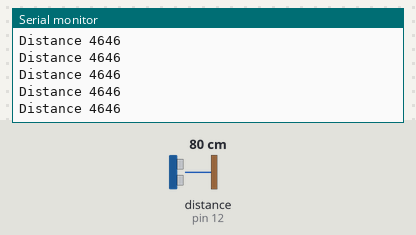
This sketch was run on a simulated Arduino Uno, built with avr-gcc and run on an emulated ATmega328P. Parts: the last lines printed to the serial monitor. Wiring (inferred from the names in the program): ultrasonic range finder: trigger pin 11; echo pin 12. Inputs (shaded band) come from the test bench; at power-on: distance to the obstacle (sensor on pin 12) 80 cm. The echo pulse lasts 58.3 µs per cm.

Above: at 1.2 s.
1.3 s: distance to the obstacle (sensor on pin 12) set to 2 cm
At 2.3 s:
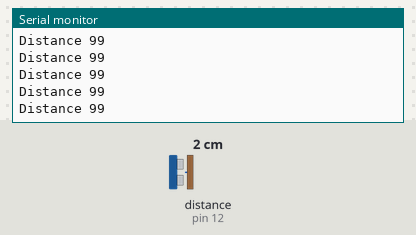
4.3 s: distance to the obstacle (sensor on pin 12) set to 18 cm
At 5.4 s:
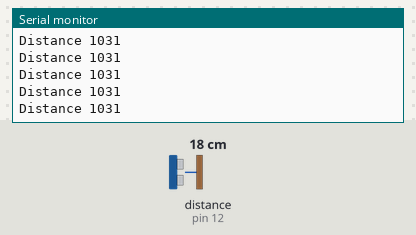
7.3 s: distance to the obstacle (sensor on pin 12) set to 299 cm
At 7.8 s:
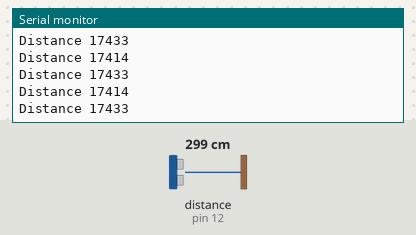
10.3 s: distance to the obstacle (sensor on pin 12) set to 250 cm
At 11.4 s:
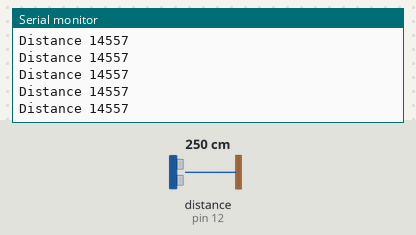
Timing chart, 0 to 13.3 s (numbered marks = the images above; inputs shaded):
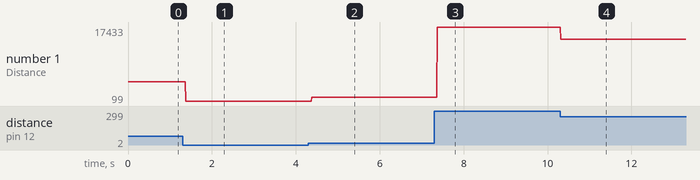

Measured:
- after the input at 1.3 s, the serial monitor: prints a new line after 0.08 s (image 1)
- after the input at 4.3 s, the serial monitor: prints a new line after 0.08 s (image 2)
- after the input at 7.3 s, the serial monitor: prints a new line after 0.07 s (image 3)
- after the input at 10.3 s, the serial monitor: prints a new line at once (image 4)
- plotted number 1: 4646 → 99 after the input at 1.3 s, 99 → 1031 after the input at 4.3 s, 1031 → 17433 after the input at 7.3 s, 17433 → 14557 after the input at 10.3 s

The sketch:

sketch.ino
```cpp
const int triggerPin = 11;
const int echoPin = 12;

unsigned long distance;

void setup()
{
    //set the trigger pin as output
    pinMode(triggerPin, OUTPUT);
    //set the echo pin as input
    pinMode(echoPin, INPUT);
    //USB communication to PC
    Serial.begin(9600);
}

void loop()
{
    //send a LOW value to ensure clean trigger on high
    digitalWrite(triggerPin, LOW);
    delayMicroseconds(2);

    //Set the trigger pin to HIGH value for 10micros
    digitalWrite(triggerPin, HIGH);
    delayMicroseconds(10);
    //reset back to LOW once 10micros burst is done
    digitalWrite(triggerPin, LOW);

    //read the receiving echo pin to see if anything is returned
    distance = pulseIn(echoPin, HIGH);
    //Write Serial out to PC
    Serial.print("Distance ");
    Serial.println(distance);
}
```
